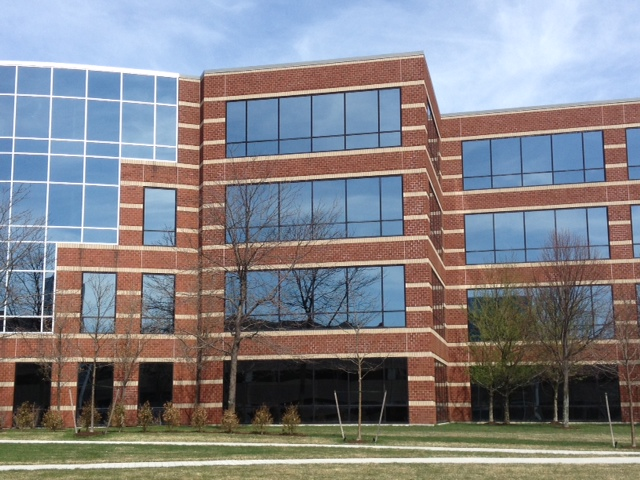
#> input picture pract_2/images/building4.JPG, 640 x 480 px, found by its file name
$ python noise.py
#> lines starting #> are read from the running program, lines starting #| are printed output that depends on the picture; after the words box and inside, x2 and y2 are one past the last pixel; in counts of white or black regions, pixels touching at a corner belong together
#> further down, img is the input picture: shape (480, 640, 3); mean R, G, B 131.9, 130.7, 135.1
#|   C_CONTIGUOUS : True
#|   F_CONTIGUOUS : False
#|   OWNDATA : True
#|   WRITEABLE : True
#|   ALIGNED : True
#|   WRITEBACKIFCOPY : False
import matplotlib.pyplot as plt
import numpy as np
from PIL import Image


def saltAndPepper_noise(img, percent):
# img: Image to introduce the noise
# percent [0,1) percentaje of noise
#> called with percent = 0.03
    per = int(percent * img.size)
#> per = 27648
    for k in range(per):
        i = int(np.random.random() * img.shape[1])
        j = int(np.random.random() * img.shape[0])
        if img.ndim == 2:
            img[j,i] = 255
        elif (img.ndim == 3):
            img[j,i,0] = 255
            img[j,i,1] = 255
            img[j,i,2] = 255
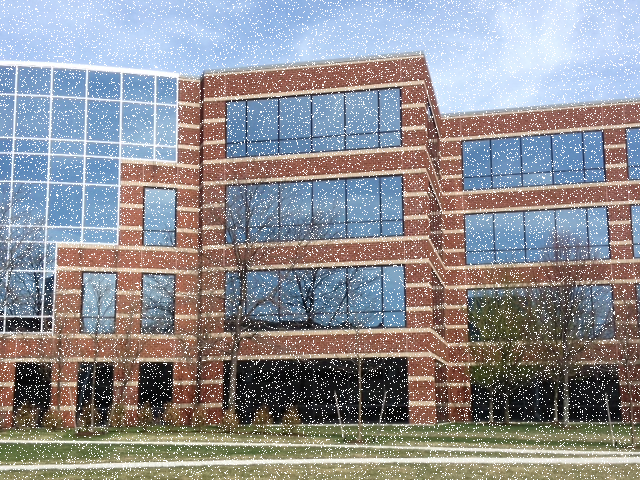
#> img: shape (480, 640, 3); 8.6% of pixels changed, all inside (x1, y1, x2, y2) = (0, 0, 640, 480)
    return img

def clamp(num, min_value=0, max_value=255): return int(max(min(num, max_value), min_value))

def gaussian_noise(img):
    global s
    h,w,c = img.shape
#> h = 480; w = 640; c = 3
    for row in range(h):
        for col in range(w):
            s = np.random.normal(0,20,3)
            b = img[row,col,0]
            g = img[row,col,1]
            r = img[row,col,2]
            img[row,col,0] = clamp(b + s[0])
            img[row,col,1] = clamp(g + s[1])
            img[row,col,2] = clamp(r + s[2])
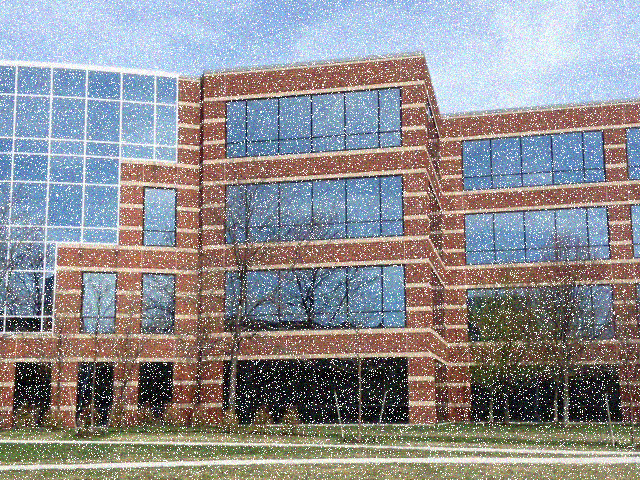
#> img: shape (480, 640, 3); mean R, G, B 141.4, 140.2, 143.6
    return img


if __name__ == '__main__':

    plt.figure(1)
    img = np.array(Image.open('building4.jpg'))
    plt.imshow(img)
    print(img.flags)

    plt.figure(2)
    img_noise = saltAndPepper_noise(img,0.03)
    plt.imshow(img_noise)

    plt.figure(3)
    img_noise = gaussian_noise(img)
    plt.imshow(img_noise)
    plt.show()

$ run again, with pract_2/images/building5.JPG copied over pract_2/images/building4.JPG
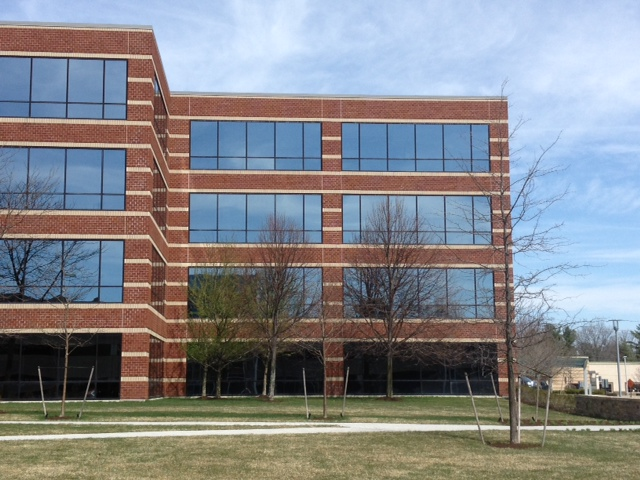
#> input picture pract_2/images/building5.JPG, 640 x 480 px, found by its file name
#> img is the input picture: shape (480, 640, 3); mean R, G, B 132.6, 134.8, 139.6
#|   C_CONTIGUOUS : True
#|   F_CONTIGUOUS : False
#|   OWNDATA : True
#|   WRITEABLE : True
#|   ALIGNED : True
#|   WRITEBACKIFCOPY : False
#> after the loop in saltAndPepper_noise, `for k in range(per):`:
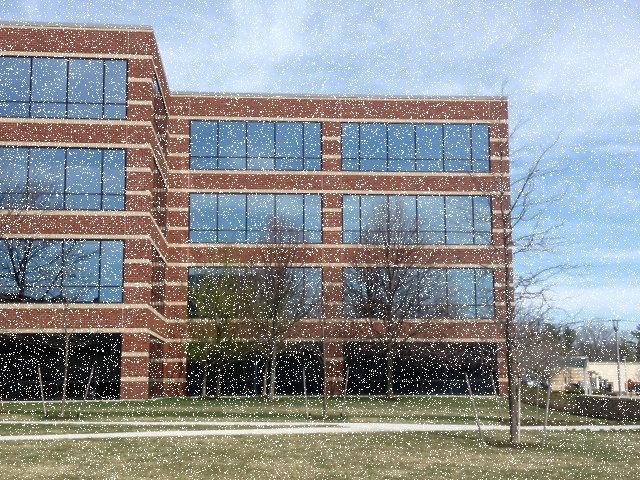
#> img: shape (480, 640, 3); 8.6% of pixels changed, all inside (x1, y1, x2, y2) = (0, 0, 640, 480)
#> after the loop in gaussian_noise, `for row in range(h):`:
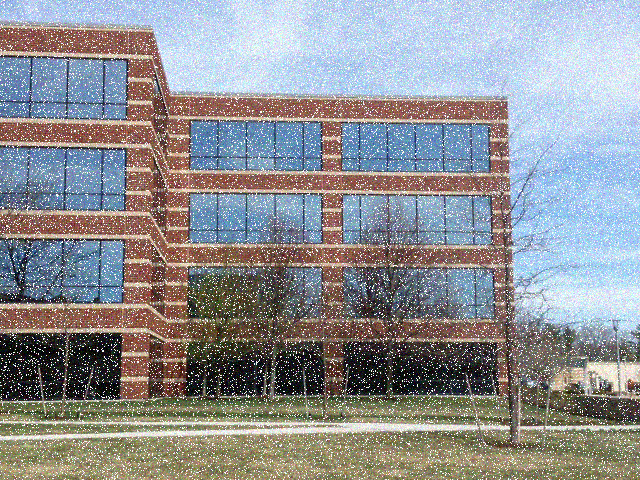
#> img: shape (480, 640, 3); mean R, G, B 142.1, 144, 147.5

$ run again, with pract_2/images/aloel.jpg copied over pract_2/images/building4.JPG
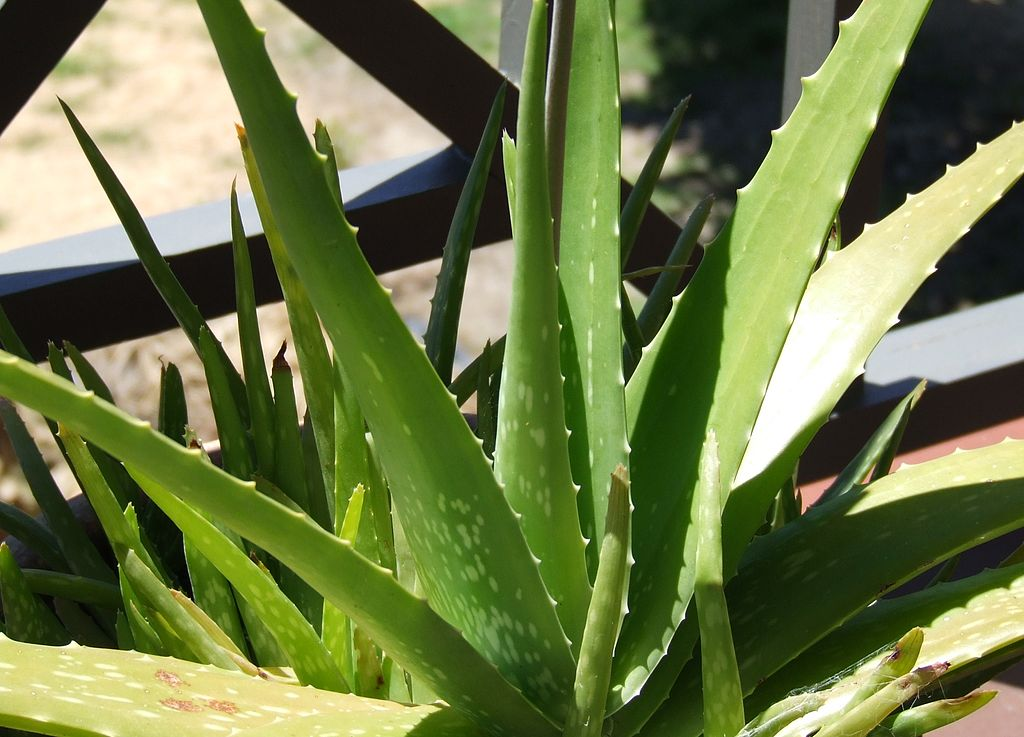
#> input picture pract_2/images/aloel.jpg, 1024 x 737 px, found by its file name
#> img is the input picture: shape (737, 1024, 3); mean R, G, B 108.2, 120.2, 71.3
#|   C_CONTIGUOUS : True
#|   F_CONTIGUOUS : False
#|   OWNDATA : True
#|   WRITEABLE : True
#|   ALIGNED : True
#|   WRITEBACKIFCOPY : False
#> after the loop in saltAndPepper_noise, `for k in range(per):`:
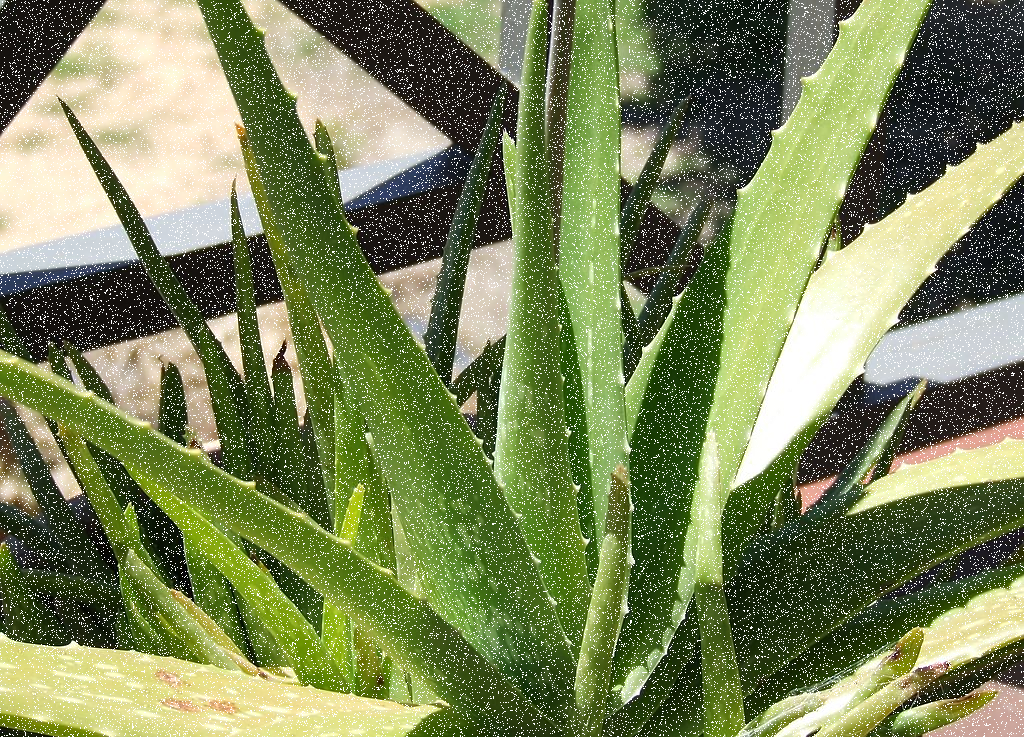
#> img: shape (737, 1024, 3); 8.57% of pixels changed, all inside (x1, y1, x2, y2) = (0, 0, 1024, 737)

$ run again, with pract_2/images/galaxia.jpg copied over pract_2/images/building4.JPG
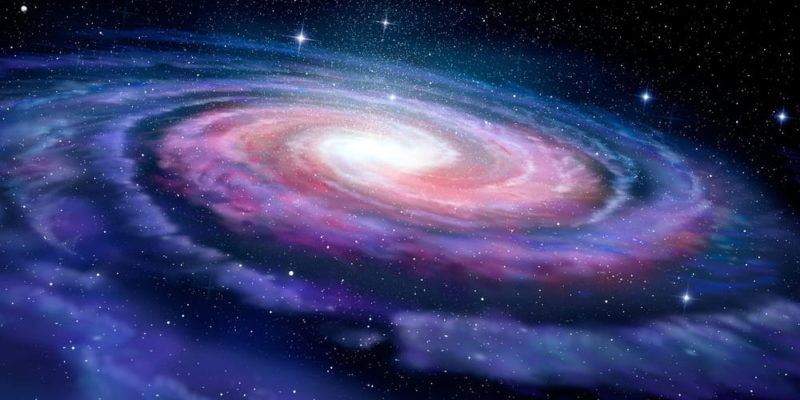
#> input picture pract_2/images/galaxia.jpg, 800 x 400 px, found by its file name
#> img is the input picture: shape (400, 800, 3); mean R, G, B 57.9, 61.1, 107
#|   C_CONTIGUOUS : True
#|   F_CONTIGUOUS : False
#|   OWNDATA : True
#|   WRITEABLE : True
#|   ALIGNED : True
#|   WRITEBACKIFCOPY : False
#> after the loop in saltAndPepper_noise, `for k in range(per):`:
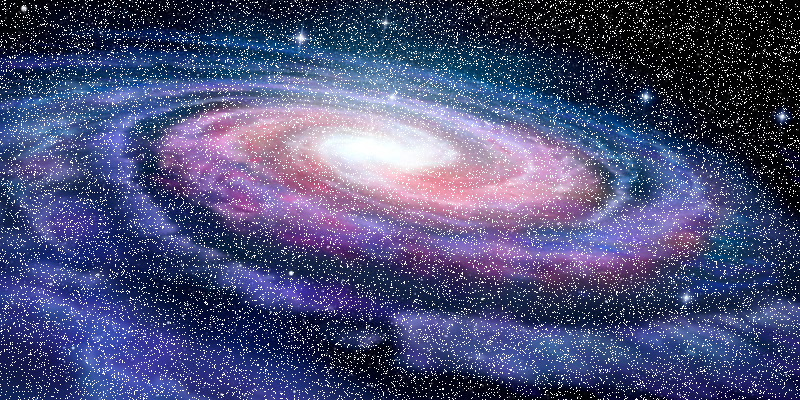
#> img: shape (400, 800, 3); 8.59% of pixels changed, all inside (x1, y1, x2, y2) = (0, 0, 800, 400)
#> after the loop in gaussian_noise, `for row in range(h):`:
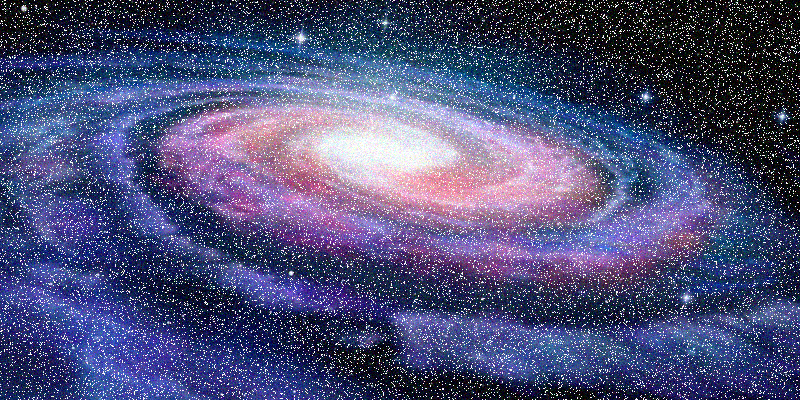
#> img: shape (400, 800, 3); mean R, G, B 75.6, 77.8, 119.1
